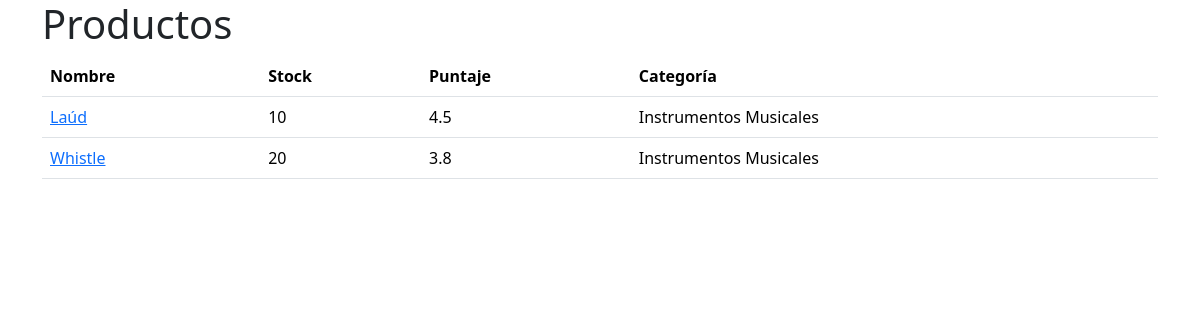
The app's page /productos/, older data.
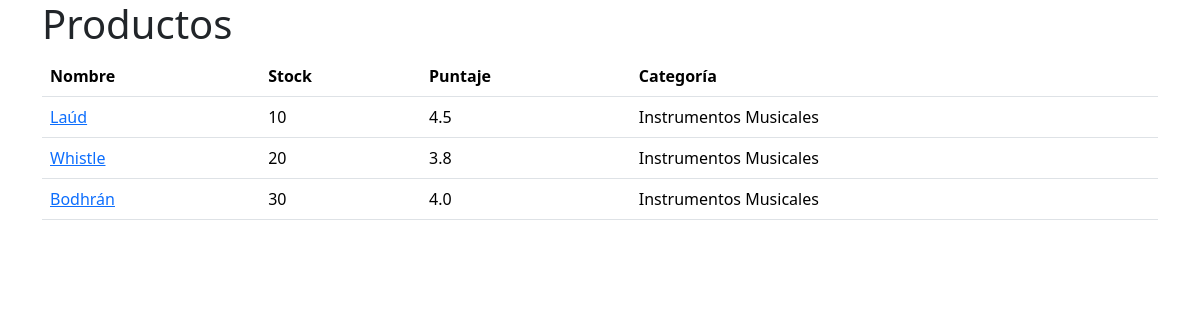
The same page, newer data.
### productos/models.py (models this page shows, shortened)
class Producto(models.Model):
    nombre = models.CharField(max_length=255)
    stock = models.IntegerField()
    puntaje = models.FloatField()
    categoria = models.ForeignKey(Categoria, on_delete=models.CASCADE)
    creado_en = models.DateTimeField(default=timezone.now)

class Categoria(models.Model):
    nombre = models.CharField(max_length=255)
    def __str__(self):
        return self.nombre

### productos/views.py (the view)
# urls.py: path('', views.index, name='index'),
def index(request: HttpRequest):
    productos = Producto.objects.all()
    return render(
        request,
        'index.html',
        context={'productos': productos}
    )

### productos/templates/index.html
{% extends 'base.html' %}
{% block content %}
<h1>Productos</h1>
<table class="table">
  <thead>
    <tr>
      <th>Nombre</th>
      <th>Stock</th>
      <th>Puntaje</th>
      <th>Categoría</th>
    </tr>
  </thead>
  <tbody>
    {% for producto in productos %}
    <tr>
      <td>
        <a href="{% url 'productos:detalle' producto.id %}">
          {{ producto.nombre }}
        </a>
      </td>
      <td>{{ producto.stock }}</td>
      <td>{{ producto.puntaje }}</td>
      <td>{{ producto.categoria }}</td>
    </tr>
    {% endfor %}
  </tbody>
</table>
{% endblock %}

### templates/base.html (shortened to what this page needs)
<!DOCTYPE html>
<html lang="en">
  <head>
    <link
      href="https://cdn.jsdelivr.net/npm/bootstrap@5.3.8/dist/css/bootstrap.min.css"
      rel="stylesheet"
    />
  </head>
  <body>
    <div class="container">
      {% block content %}
      {% endblock %}
    </div>
  </body>
</html>

Row changes from the older to the newer data that the page shows:
added Producto: nombre "Bodhrán", stock "30", puntaje "4.0", categoria "Instrumentos Musicales"
